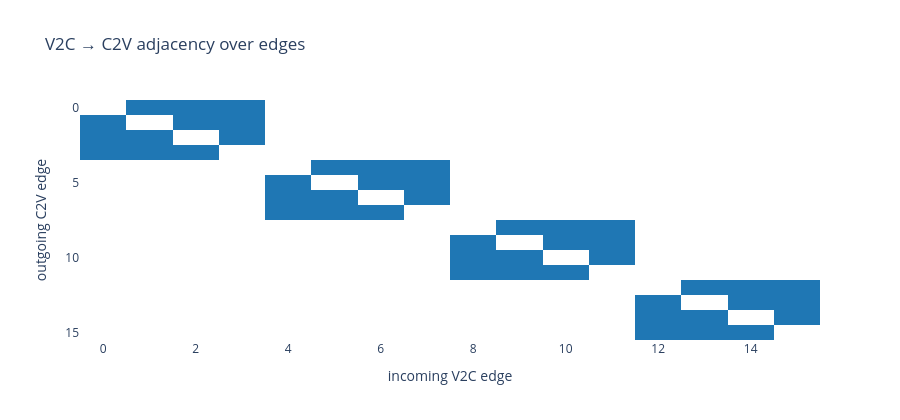

Notebook code cell kept with this figure:
### Code cell
# Heatmap of the V2C->C2V adjacency: which (edge_i, edge_j) pairs share a check but different bits.
fig = go.Figure(go.Heatmap(z=base.adj_v2c_c2v.astype(int),
                           colorscale=[[0, "#ffffff"], [1, "#1f77b4"]],
                           showscale=False))
fig.update_layout(title="V2C \u2192 C2V adjacency over edges",
                  xaxis_title="incoming V2C edge", yaxis_title="outgoing C2V edge",
                  height=420, yaxis=dict(autorange="reversed"))
fig

### Figure 1 — Plotly figure (JSON) as saved in the notebook; plotly's stock layout.template omitted (floating-point values rounded to 4 significant figures; data arrays with more than 128 entries replaced by an {"elided": "..."} marker saying what was removed)
{"data": [{"colorscale": [[0, "#ffffff"], [1, "#1f77b4"]], "showscale": false, "type": "heatmap", "z": {"elided": "16x16 int values"}}], "layout": {"height": 420, "title": {"text": "V2C → C2V adjacency over edges"}, "xaxis": {"title": {"text": "incoming V2C edge"}}, "yaxis": {"autorange": "reversed", "title": {"text": "outgoing C2V edge"}}}}
